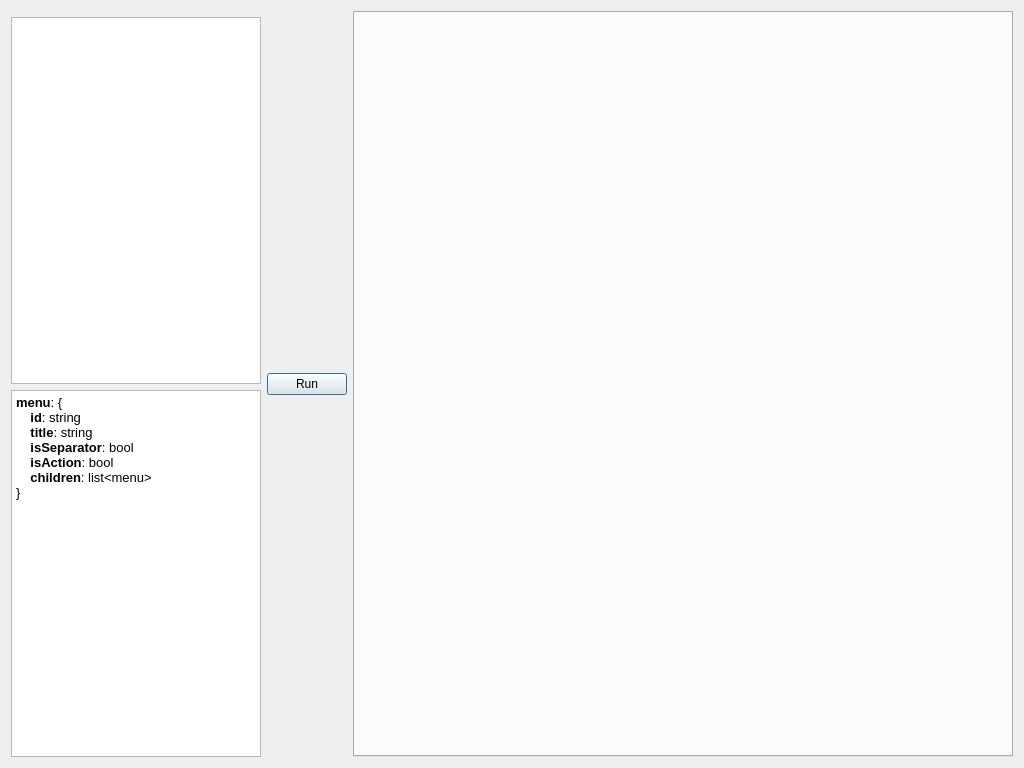
<?xml version="1.0" encoding="UTF-8"?>
<ui version="4.0">
 <class>MenuDialog</class>
 <widget class="QDialog" name="MenuDialog">
  <property name="geometry">
   <rect>
    <x>0</x>
    <y>0</y>
    <width>1024</width>
    <height>768</height>
   </rect>
  </property>
  <property name="windowTitle">
   <string>Extract Menus</string>
  </property>
  <layout class="QHBoxLayout" name="horizontalLayout">
   <item>
    <layout class="QVBoxLayout" name="verticalLayout">
     <item>
      <widget class="FileSelector" name="fileSelector" native="true">
       <property name="maximumSize">
        <size>
         <width>250</width>
         <height>16777215</height>
        </size>
       </property>
      </widget>
     </item>
     <item>
      <widget class="QTreeView" name="treeView">
       <property name="sizePolicy">
        <sizepolicy hsizetype="Preferred" vsizetype="Expanding">
         <horstretch>0</horstretch>
         <verstretch>0</verstretch>
        </sizepolicy>
       </property>
       <property name="maximumSize">
        <size>
         <width>250</width>
         <height>16777215</height>
        </size>
       </property>
       <property name="autoScroll">
        <bool>false</bool>
       </property>
       <attribute name="headerVisible">
        <bool>false</bool>
       </attribute>
       <attribute name="headerDefaultSectionSize">
        <number>35</number>
       </attribute>
      </widget>
     </item>
     <item>
      <widget class="QTextEdit" name="textEdit">
       <property name="sizePolicy">
        <sizepolicy hsizetype="Preferred" vsizetype="Expanding">
         <horstretch>0</horstretch>
         <verstretch>0</verstretch>
        </sizepolicy>
       </property>
       <property name="maximumSize">
        <size>
         <width>250</width>
         <height>16777215</height>
        </size>
       </property>
       <property name="html">
        <string>&lt;!DOCTYPE HTML PUBLIC &quot;-//W3C//DTD HTML 4.0//EN&quot; &quot;http://www.w3.org/TR/REC-html40/strict.dtd&quot;&gt;
&lt;html&gt;&lt;head&gt;&lt;meta name=&quot;qrichtext&quot; content=&quot;1&quot; /&gt;&lt;style type=&quot;text/css&quot;&gt;
p, li { white-space: pre-wrap; }
&lt;/style&gt;&lt;/head&gt;&lt;body style=&quot; font-family:'MS Shell Dlg 2'; font-size:8.25pt; font-weight:400; font-style:normal;&quot;&gt;
&lt;p style=&quot; margin-top:0px; margin-bottom:0px; margin-left:0px; margin-right:0px; -qt-block-indent:0; text-indent:0px;&quot;&gt;&lt;span style=&quot; font-size:10pt; font-weight:600;&quot;&gt;menu&lt;/span&gt;&lt;span style=&quot; font-size:10pt;&quot;&gt;: {&lt;/span&gt;&lt;/p&gt;
&lt;p style=&quot; margin-top:0px; margin-bottom:0px; margin-left:0px; margin-right:0px; -qt-block-indent:0; text-indent:0px;&quot;&gt;&lt;span style=&quot; font-size:10pt;&quot;&gt;    &lt;/span&gt;&lt;span style=&quot; font-size:10pt; font-weight:600;&quot;&gt;id&lt;/span&gt;&lt;span style=&quot; font-size:10pt;&quot;&gt;: string&lt;/span&gt;&lt;/p&gt;
&lt;p style=&quot; margin-top:0px; margin-bottom:0px; margin-left:0px; margin-right:0px; -qt-block-indent:0; text-indent:0px;&quot;&gt;&lt;span style=&quot; font-size:10pt;&quot;&gt;    &lt;/span&gt;&lt;span style=&quot; font-size:10pt; font-weight:600;&quot;&gt;title&lt;/span&gt;&lt;span style=&quot; font-size:10pt;&quot;&gt;: string&lt;/span&gt;&lt;/p&gt;
&lt;p style=&quot; margin-top:0px; margin-bottom:0px; margin-left:0px; margin-right:0px; -qt-block-indent:0; text-indent:0px;&quot;&gt;&lt;span style=&quot; font-size:10pt;&quot;&gt;    &lt;/span&gt;&lt;span style=&quot; font-size:10pt; font-weight:600;&quot;&gt;isSeparator&lt;/span&gt;&lt;span style=&quot; font-size:10pt;&quot;&gt;: bool&lt;/span&gt;&lt;/p&gt;
&lt;p style=&quot; margin-top:0px; margin-bottom:0px; margin-left:0px; margin-right:0px; -qt-block-indent:0; text-indent:0px;&quot;&gt;&lt;span style=&quot; font-size:10pt;&quot;&gt;    &lt;/span&gt;&lt;span style=&quot; font-size:10pt; font-weight:600;&quot;&gt;isAction&lt;/span&gt;&lt;span style=&quot; font-size:10pt;&quot;&gt;: bool&lt;/span&gt;&lt;/p&gt;
&lt;p style=&quot; margin-top:0px; margin-bottom:0px; margin-left:0px; margin-right:0px; -qt-block-indent:0; text-indent:0px;&quot;&gt;&lt;span style=&quot; font-size:10pt;&quot;&gt;    &lt;/span&gt;&lt;span style=&quot; font-size:10pt; font-weight:600;&quot;&gt;children&lt;/span&gt;&lt;span style=&quot; font-size:10pt;&quot;&gt;: list&amp;lt;menu&amp;gt;&lt;/span&gt;&lt;/p&gt;
&lt;p style=&quot; margin-top:0px; margin-bottom:0px; margin-left:0px; margin-right:0px; -qt-block-indent:0; text-indent:0px;&quot;&gt;&lt;span style=&quot; font-size:10pt;&quot;&gt;}&lt;/span&gt;&lt;/p&gt;
&lt;p style=&quot;-qt-paragraph-type:empty; margin-top:0px; margin-bottom:0px; margin-left:0px; margin-right:0px; -qt-block-indent:0; text-indent:0px;&quot;&gt;&lt;br /&gt;&lt;/p&gt;&lt;/body&gt;&lt;/html&gt;</string>
       </property>
      </widget>
     </item>
    </layout>
   </item>
   <item>
    <widget class="QPushButton" name="runButton">
     <property name="text">
      <string>Run</string>
     </property>
    </widget>
   </item>
   <item>
    <widget class="ResultWidget" name="resultWidget"/>
   </item>
  </layout>
 </widget>
 <customwidgets>
  <customwidget>
   <class>FileSelector</class>
   <extends>QWidget</extends>
   <header>fileselector.h</header>
   <container>1</container>
  </customwidget>
  <customwidget>
   <class>ResultWidget</class>
   <extends>QTabWidget</extends>
   <header>resultwidget.h</header>
   <container>1</container>
  </customwidget>
 </customwidgets>
 <resources/>
 <connections/>
</ui>
